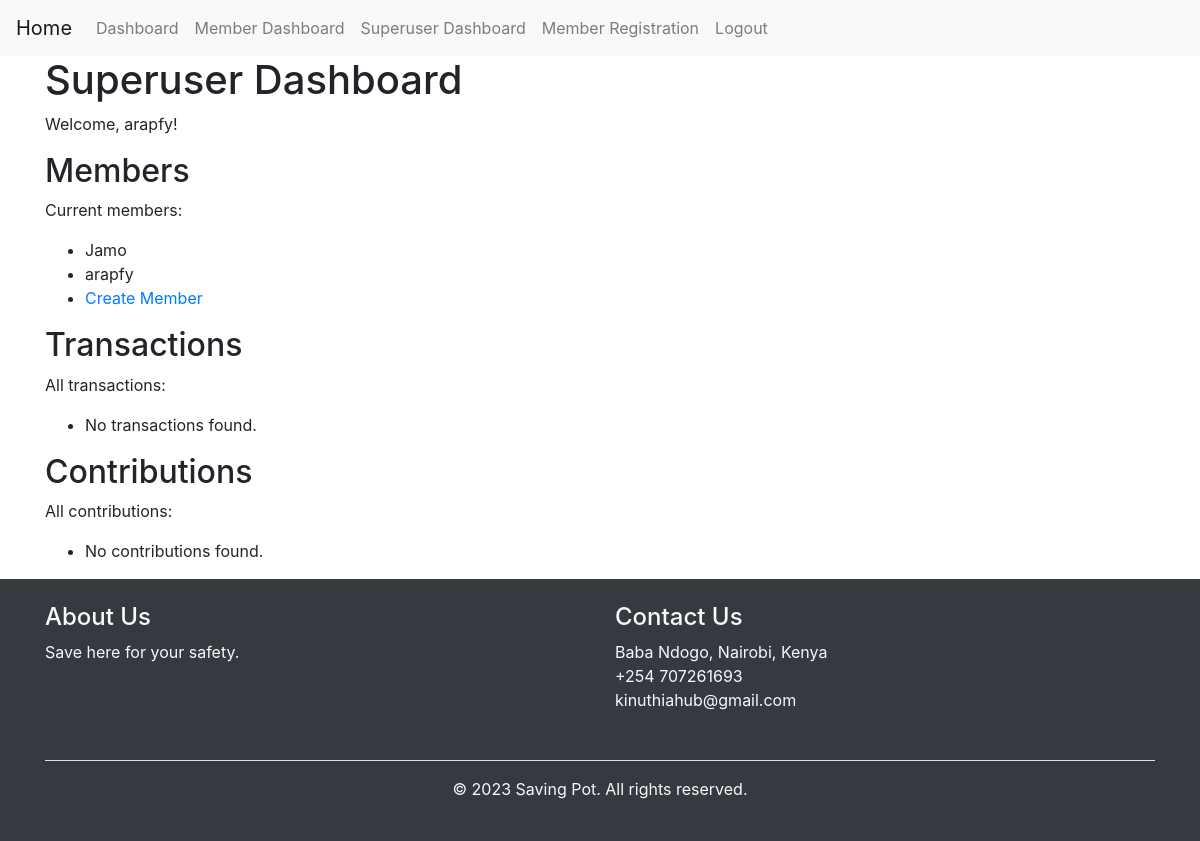
The page /superuser_dashboard/ (signed in) on the database as committed earlier.
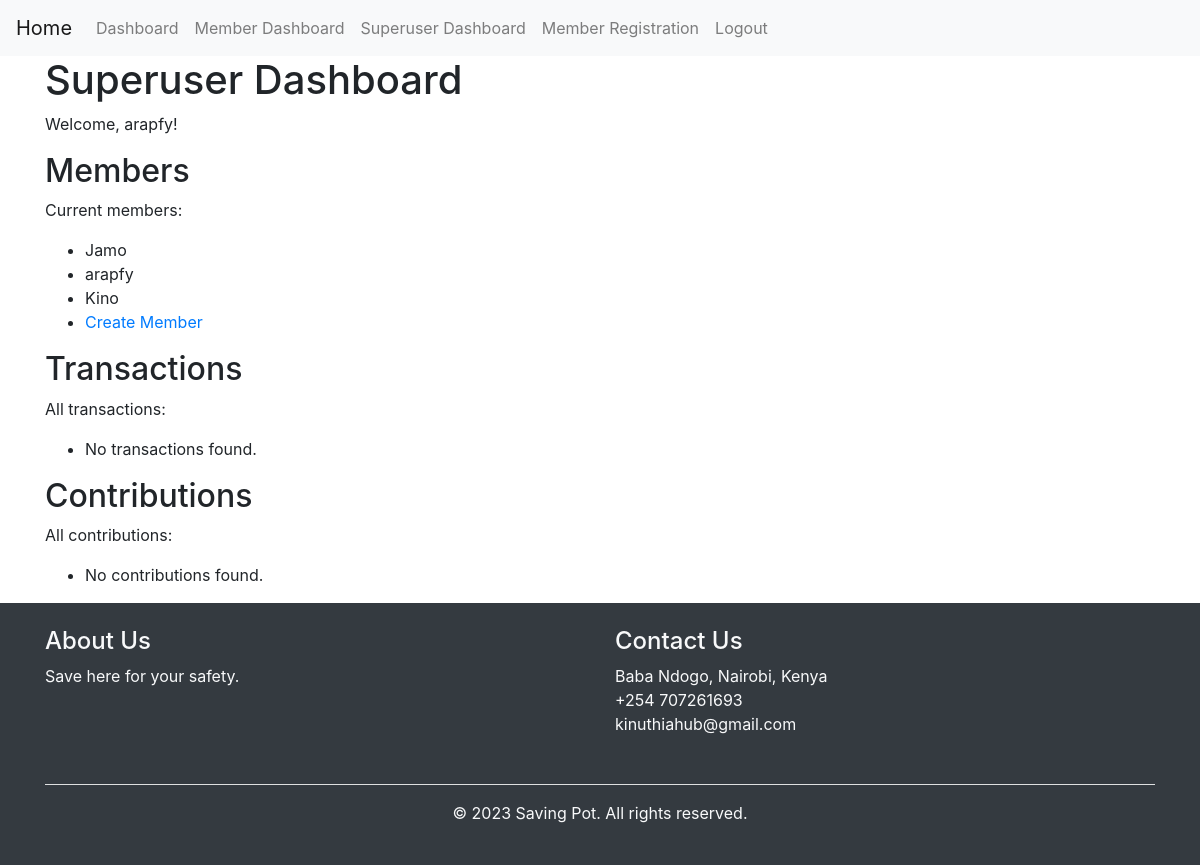
The same page on the database as committed later.
### base/models.py (models this page shows)
class Member(models.Model):
    user = models.OneToOneField(User, on_delete=models.CASCADE)
    savings_group = models.ForeignKey(SavingsGroup, on_delete=models.CASCADE)
    mobile_number = models.CharField(max_length=20)
    id_number = models.CharField(max_length=20)
    email = models.EmailField()
    created_at = models.DateTimeField(auto_now_add=True)

### base/views.py (the view)
# urls.py: path('superuser_dashboard/', superuser_dashboard, name='superuser_dashboard'),
@user_passes_test(lambda u: u.is_superuser)
def superuser_dashboard(request):
    if request.method == 'POST':
        form = SavingsGroupForm(request.POST)
        if form.is_valid():
            form.save()
            messages.success(request, 'Savings group created successfully!')
            return redirect('base/superuser_dashboard.html')
    else:
        form = SavingsGroupForm()
    savings_group = request.user.member.savings_group
    members = savings_group.member_set.all()
    transactions = Transaction.objects.filter(member__savings_group=savings_group)
    total_contributions = transactions.aggregate(Sum('amount'))['amount__sum'] or 0
    context = {
        'members': members,
        'transactions': transactions,
        'total_contributions': total_contributions,
        'form': form,
    }
    return render(request, 'base/superuser_dashboard.html', context)

### base/templates/base/superuser_dashboard.html (shortened to what this page needs)
{% extends 'base.html' %}
{% block content %}
<h1>Superuser Dashboard</h1>
<p>Welcome, {{ user.username }}!</p>
  <h2>Members</h2>
  <p>Current members:</p>
  <ul>
    {% for member in members %}
      <li>
        {{ member.user.username }}
      </li>
    {% empty %}
      <li>No members found.</li>
    {% endfor %}
    <li><a href="{% url 'create_member' %}">Create Member</a></li>
  </ul>
  <h2>Transactions</h2>
  <p>All transactions:</p>
  <ul>
    {% for transaction in transactions %}
      <li>{{ transaction.description }} - {{ transaction.amount }}</li>
    {% empty %}
      <li>No transactions found.</li>
    {% endfor %}
  </ul>
  <h2>Contributions</h2>
  <p>All contributions:</p>
  <ul>
    {% for contribution in contributions %}
      <li>{{ contribution.member.user.username }} - {{ contribution.amount }}</li>
    {% empty %}
      <li>No contributions found.</li>
    {% endfor %}
  </ul>
{% endblock %}

### base/templates/base.html (shortened to what this page needs)
<!DOCTYPE html>
<html lang="en">
<head>
    <link rel="stylesheet" href="https://stackpath.bootstrapcdn.com/bootstrap/4.3.1/css/bootstrap.min.css">
</head>
<body>
    {% if user.is_authenticated %}
    <nav class="navbar navbar-expand-lg navbar-light bg-light">
        <a class="navbar-brand" href="{% url 'home' %}">Home</a>
        <div class="collapse navbar-collapse" id="navbarNav">
            <ul class="navbar-nav">
                <li class="nav-item">
                    <a class="nav-link" href="{% url 'dashboard' %}">Dashboard</a>
                </li>
                <li class="nav-item">
                    <a class="nav-link" href="{% url 'member_dashboard' %}">Member Dashboard</a>
                </li>
                {% if user.is_superuser %}
                <li class="nav-item">
                    <a class="nav-link" href="{% url 'superuser_dashboard' %}">Superuser Dashboard</a>
                </li>
                <li class="nav-item">
                    <a class="nav-link" href="{% url 'member_registration' %}">Member Registration</a>
                </li>
                {% endif %}
                <li class="nav-item">
                    <a class="nav-link" href="{% url 'logout' %}">Logout</a>
                </li>
            </ul>
        </div>
    </nav>
    {% endif %}
    <div class="container">
        {% block content %}{% endblock %}
    </div>
<footer class="bg-dark text-light">
  <div class="container py-4">
    <div class="row">
      <div class="col-md-6 mb-3">
        <h4>About Us</h4>
        <p>Save here for your safety.</p>
      </div>
      <div class="col-md-3 mb-3">
        <h4>Contact Us</h4>
        <ul class="list-unstyled">
          <li>Baba Ndogo, Nairobi, Kenya</li>
          <li>+254 707261693 </li>
          <li>kinuthiahub@gmail.com</li>
        </ul>
      </div>
    </div>
    <div class="row">
      <div class="col-md-12">
        <hr class="bg-light">
        <p class="text-center">&copy; 2023 Saving Pot. All rights reserved.</p>
      </div>
    </div>
  </div>
</footer>
</body>
</html>

Rows that differ between the two databases and show on the page:
added Member: user.username "Kino"
